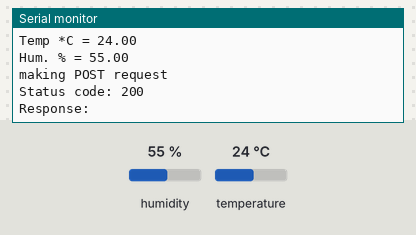
This sketch was run on a simulated Arduino MKR. On the bench: the last lines printed to the serial monitor. The test bench sets the inputs (shaded band); at power-on: humidity 55 %, temperature 24 °C. WiFi joins after 1.5 s; servers stay silent unless stated; uploads are accepted with an empty reply.

Above: at 5.7 s.
5.8 s: humidity set to 22 %
At 7.94 s:
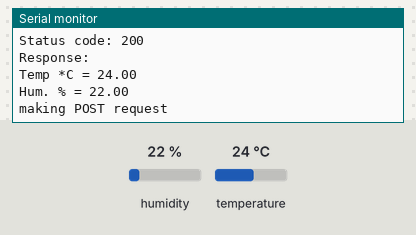
9.8 s: temperature set to 12 °C
At 11.18 s:
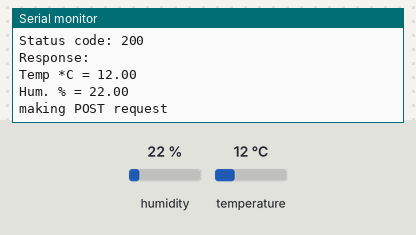
13.8 s: humidity set to 40 %
At 14.42 s:
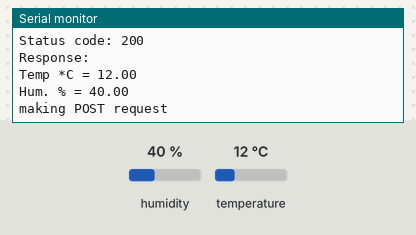
Timing chart, 0 to 16.8 s (numbered marks = the images above; inputs shaded):
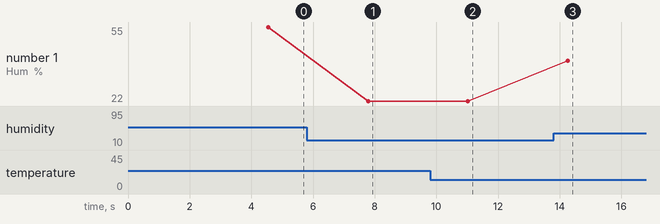

Measured:
- after the input at 5.8 s, the serial monitor: prints a new line after 2.0 s (image 1)
- after the input at 9.8 s, the serial monitor: prints a new line after 1.2 s (image 2)
- after the input at 13.8 s, the serial monitor: prints a new line after 0.47 s (image 3)
- plotted number 1: 55 → 22 after the input at 5.8 s, 22 → 40 after the input at 13.8 s

The sketch:

temp_humi_http.ino
```cpp
/*
   Post temperature and humidity data via http
*/

// temp library
#include <Arduino.h>
#include <Wire.h>
#include "Adafruit_SHT31.h"

// wifi library
#include <WiFiNINA.h>
#include <ArduinoHttpClient.h>
#include "config.h"

Adafruit_SHT31 sht31 = Adafruit_SHT31();
byte degree[8] =
{
  0b00011,
  0b00011,
  0b00000,
  0b00000,
  0b00000,
  0b00000,
  0b00000,
  0b00000
};

// Use WiFiClient for HTTP, WiFiSSLClient for HTTPS
WiFiClient wifi;
//WiFiSSLClient wifi;
HttpClient client = HttpClient(wifi, SERVER_ADDRESS, SERVER_PORT);
int wifi_status = WL_IDLE_STATUS;


void setup() {
  Serial.begin(9600);

//  while (!Serial)
//    delay(10); // will pause Zero, Leonardo, etc until serial console opens

  connectWiFi();

  Serial.println("SHT31 test");
  if (! sht31.begin(0x44)) { // Set to 0x45 for alternate i2c addr
    Serial.println("Couldn't find SHT31");
    while (1) delay(1);
  }
}

void loop() {
  float t = sht31.readTemperature();
  float h = sht31.readHumidity();

  if (! isnan(t)) { // check if 'is not a number'
    Serial.print("Temp *C = ");
    Serial.println(t);
  } else {
    Serial.println("Failed to read temperature");
  }

  if (! isnan(h)) { // check if 'is not a number'
    Serial.print("Hum. % = ");
    Serial.println(h);
  } else {
    Serial.println("Failed to read humidity");
  }

  //send data to server via http
  sendDataToServer(t, h);

  Serial.println();
  delay(3000);
}

void sendDataToServer(float temp, float humi) {
  Serial.println("making POST request");
  String contentType = "application/x-www-form-urlencoded";

  String postData = "";
  // sensor data
  if (! isnan(temp)) {
    postData += "temperature=" + String(temp);
  }
  if (! isnan(humi)) {
    postData += "&humidity=" + String(humi);
  }
  // device id
  postData += "&device=" + String(DEVICE_ID);

  client.post("/", contentType, postData);

  // read the status code and body of the response
  int statusCode = client.responseStatusCode();
  String response = client.responseBody();

  Serial.print("Status code: ");
  Serial.println(statusCode);
  Serial.print("Response: ");
  Serial.println(response);
}


void connectWiFi() {

  Serial.print("WiFi firmware version ");
  Serial.println(WiFi.firmwareVersion());

  // attempt to connect to WiFi network
  while (wifi_status != WL_CONNECTED) {
    Serial.print("Attempting to connect to SSID: ");
    Serial.println(WIFI_SSID);
    wifi_status = WiFi.begin(WIFI_SSID, WIFI_PASSWORD);

    // wait 3 seconds for connection
    delay(3000);
  }
  Serial.println("Connected to WiFi");
  printWiFiStatus();

}

void printWiFiStatus() {
  // print your WiFi IP address:
  IPAddress ip = WiFi.localIP();
  Serial.print("IP Address: ");
  Serial.println(ip);
}
```

config.h
```cpp
const char WIFI_SSID[] = "Fios-hBY2f-2.4G";
const char WIFI_PASSWORD[] = "";

const char SERVER_ADDRESS[] = "https://my-iot-33-interface.glitch.me";
// sent to http
const int  SERVER_PORT      = 80;
// // sent to https, glitch should probably use this
// const int  SERVER_PORT      = 443;

// send to local computer
// const char SERVER_ADDRESS[] = "";
// find my own ipaddress by "ipconfig" in powershell, IPv4
// const int  SERVER_PORT      = 3000;

const char DEVICE_ID[]      = "MJ's SHT3x";
```
